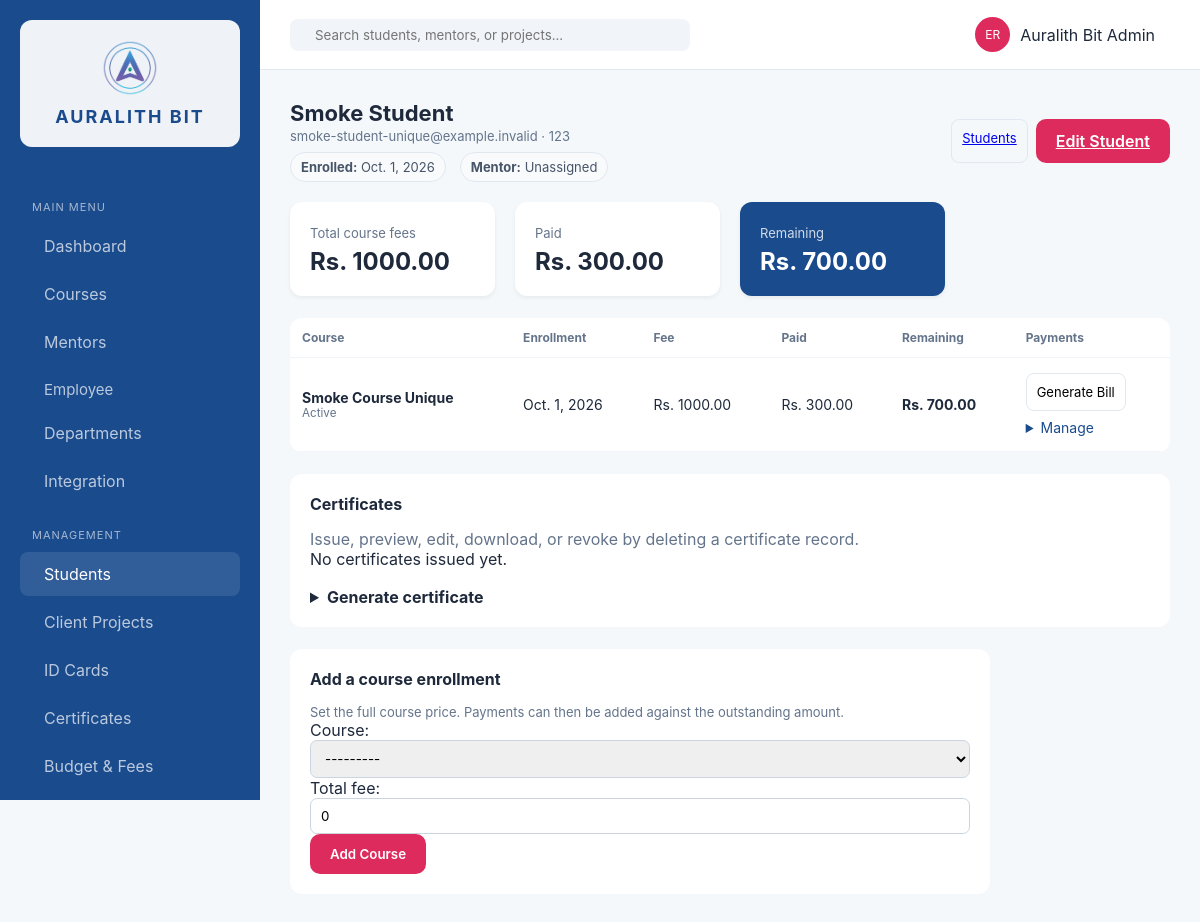
/students/3/ (signed in), run on the app's committed database.
### erp_app/models.py (models this page shows, shortened)
class Student(models.Model):
    user = models.OneToOneField(User, on_delete=models.CASCADE, null=True, blank=True, related_name='student_profile')
    name = models.CharField(max_length=200)
    email = models.EmailField(unique=True)
    phone = models.CharField(max_length=20, blank=True)
    photo = models.ImageField(upload_to='profile_photos/', blank=True, null=True)
    mentor = models.ForeignKey('Mentor', on_delete=models.SET_NULL, null=True, blank=True, related_name='students')
    enrolled_date = models.DateField(default=datetime.date.today, null=True, blank=True)
    is_intern = models.BooleanField(default=False)
    class Meta:
        ordering = ['name']

class CourseEnrollment(models.Model):
    STATUS_CHOICES = [
        ('active', 'Active'),
        ('completed', 'Completed'),
        ('dropped', 'Dropped'),
    ]
    student = models.ForeignKey(Student, on_delete=models.CASCADE, related_name='enrollments')
    course = models.ForeignKey(Course, on_delete=models.CASCADE, related_name='enrollments')
    total_fee = models.DecimalField(max_digits=10, decimal_places=2, default=0)
    enrolled_date = models.DateField(auto_now_add=True)
    status = models.CharField(max_length=20, choices=STATUS_CHOICES, default='active')
    class Meta:
        unique_together = ['student', 'course']

class Course(models.Model):
    STATUS_CHOICES = [
        ('live', 'Live'),
        ('upcoming', 'Upcoming'),
        ('enrollment', 'Enrollment'),
        ('completed', 'Completed'),
    ]
    CATEGORY_CHOICES = [
        ('development', 'Development'),
        ('design', 'UI/UX'),
        ('qa', 'Digital Marketing'),
        ('marketing', 'Graphic Designing'),
    ]
    name = models.CharField(max_length=200)
    mentor = models.ForeignKey(Mentor, on_delete=models.SET_NULL, null=True, blank=True)
    category = models.CharField(max_length=50, choices=CATEGORY_CHOICES, default='development')
    duration_weeks = models.PositiveIntegerField(default=8)
    status = models.CharField(max_length=20, choices=STATUS_CHOICES, default='enrollment')
    description = models.TextField(blank=True)
    syllabus = models.FileField(upload_to='syllabi/', null=True, blank=True)
    students_count = models.PositiveIntegerField(default=0)
    completion_percent = models.PositiveIntegerField(default=0)
    created_at = models.DateTimeField(auto_now_add=True)
    class Meta:
        ordering = ['-created_at']
    def __str__(self):
        return self.name

### erp_app/views.py (the view)
# urls.py: path('students/<int:student_id>/', views.student_detail, name='student_detail'),
@login_required
def student_detail(request, student_id):
    if not _can_manage_company_records(request.user):
        messages.error(request, 'You do not have permission to view student financial records.')
        return redirect('dashboard')
    student = get_object_or_404(Student, pk=student_id)
    enrollments = CourseEnrollment.objects.filter(student=student).select_related('course').prefetch_related('payments')
    total_fees = paid_total = 0
    for enrollment in enrollments:
        enrollment.paid_amount = sum((payment.amount for payment in enrollment.payments.all()), 0)
        enrollment.remaining_amount = max(enrollment.total_fee - enrollment.paid_amount, 0)
        total_fees += enrollment.total_fee
        paid_total += enrollment.paid_amount
    return render(request, 'erp_app/student_detail.html', {
        'student': student, 'enrollments': enrollments, 'total_fees': total_fees,
        'paid_total': paid_total, 'remaining_total': max(total_fees - paid_total, 0),
        'enrollment_form': CourseEnrollmentForm(), 'payment_form': PaymentForm(), 'is_admin': True,
        'id_cards': student.id_cards.all(),
        'certificates': student.certificates.select_related('course').all(),
        'certificate_form': StudentCertificateForm(initial={'location': 'Auralith Bit'}),
        'can_issue_certificates': has_role(request.user, SUPER_ADMIN) or request.user.has_perm('erp_app.can_issue_certificates'),
    })

### erp_app/templates/erp_app/student_detail.html (shortened to what this page needs)
{% extends 'erp_app/base.html' %}
{% block content %}
<header class="top-nav" style="position:static;padding:0 0 20px;border:0;height:auto;background:transparent;">
  <div class="header-info">
    <h1>{{ student.name }}</h1>
    <p>{{ student.email }}{% if student.phone %} · {{ student.phone }}{% endif %}</p>
    <div class="student-meta-row">
      <span><strong>Enrolled:</strong> {% if student.enrolled_date %}{{ student.enrolled_date }}{% else %}Not set{% endif %}</span>
      <span><strong>Mentor:</strong> {% if student.mentor %}{{ student.mentor.name }}{% else %}Unassigned{% endif %}</span>
    </div>
  </div>
  <div style="display:flex;gap:8px;"><a class="btn-outline" href="{% url 'students' %}">Students</a><a class="btn-primary" href="{% url 'student_edit' student.id %}">Edit Student</a></div>
</header>
<div class="stats-grid" style="margin-bottom:22px;">
  <div class="stat-card"><span>Total course fees</span><h3>Rs. {{ total_fees|floatformat:2 }}</h3></div>
  <div class="stat-card"><span>Paid</span><h3>Rs. {{ paid_total|floatformat:2 }}</h3></div>
  <div class="stat-card primary"><span>Remaining</span><h3>Rs. {{ remaining_total|floatformat:2 }}</h3></div>
</div>
<div class="data-card" style="padding:0;overflow-x:auto;margin-bottom:22px;">
  <table><thead><tr><th>Course</th><th>Enrollment</th><th>Fee</th><th>Paid</th><th>Remaining</th><th>Payments</th></tr></thead><tbody>
    {% for enrollment in enrollments %}
    <tr>
      <td><strong>{{ enrollment.course.name }}</strong><small style="display:block;color:#64748B;">{{ enrollment.get_status_display }}</small></td>
      <td>{{ enrollment.enrolled_date }}</td><td>Rs. {{ enrollment.total_fee|floatformat:2 }}</td><td>Rs. {{ enrollment.paid_amount|floatformat:2 }}</td><td><strong>Rs. {{ enrollment.remaining_amount|floatformat:2 }}</strong></td>
      <td>
        <form method="post" action="{% url 'generate_student_bill' student.id enrollment.id %}" style="margin-bottom:8px;">{% csrf_token %}<button class="btn-outline" type="submit">Generate Bill</button></form>
        <details><summary style="cursor:pointer;color:#1A4B8D;">Manage</summary>
        </details>
      </td>
    </tr>
    {% empty %}<tr><td colspan="6" style="padding:24px;text-align:center;">No course enrollments yet.</td></tr>{% endfor %}
  </tbody></table>
</div>
<section class="data-card" style="margin:22px 0;">
  <h3>Certificates</h3><p style="color:#64748B;">Issue, preview, edit, download, or revoke by deleting a certificate record.</p>
  <div style="display:flex;gap:12px;flex-wrap:wrap;">{% for certificate in certificates %}<div style="border:1px solid #CBD5E1;border-radius:10px;padding:14px;min-width:220px;"><strong>{{ certificate.get_certificate_type_display }} · {{ certificate.display_program_title }}</strong><p>{{ certificate.certificate_number }} · {{ certificate.get_status_display }}</p><a class="btn-outline" href="{% url 'preview_certificate' certificate.id %}" target="_blank" rel="noopener">View / Generate</a> <a class="btn-outline" href="{% url 'download_certificate' certificate.id %}">Download</a>{% if can_issue_certificates %}<p><a href="{% url 'student_certificate_edit' student.id certificate.id %}">Edit</a></p><form method="post" action="{% url 'student_certificate_delete' student.id certificate.id %}" onsubmit="return confirm('Delete this certificate?');">{% csrf_token %}<button class="btn-outline" type="submit">Delete</button></form>{% endif %}</div>{% empty %}<p>No certificates issued yet.</p>{% endfor %}</div>
  {% if can_issue_certificates %}<details style="margin-top:18px;"><summary style="cursor:pointer;font-weight:700;">Generate certificate</summary></details>{% endif %}
</section>
<div class="data-card" style="max-width:700px;">
  <h3>Add a course enrollment</h3><p style="color:#64748B;font-size:13px;">Set the full course price. Payments can then be added against the outstanding amount.</p>
  <form method="post" action="{% url 'student_finance_action' student.id %}">{{ enrollment_form.as_p }}<button class="btn-primary" type="submit">Add Course</button></form>
</div>
{% endblock %}

### erp_app/templates/erp_app/base.html (shortened to what this page needs)
<!DOCTYPE html>
{% load static %}
<html lang="en">
<head>
    <link rel="stylesheet" href="{% static 'erp_app/css/style.css' %}">
</head>
<body>
    <div class="app-container">
        <aside class="sidebar">
            <div class="brand">
                <img src="{% static 'erp_app/images/AURALITH_logo.png' %}" alt="Auralith Bit Logo" class="sidebar-logo" width="56" height="56">
                <h2>AURALITH BIT</h2>
            </div>
            <nav>
                <p class="nav-label">Main Menu</p>
                <a href="{% url 'dashboard' %}" {% if request.resolver_match.url_name == 'dashboard' %}class="active"{% endif %}> Dashboard</a>
                {% if is_any_staff or is_student or is_intern %}
                <a href="{% url 'courses' %}" {% if request.resolver_match.url_name == 'courses' %}class="active"{% endif %}> Courses</a>
                {% endif %}
                {% if is_teaching_staff or is_super_admin or is_intern or is_student %}
                <a href="{% url 'mentors' %}" {% if request.resolver_match.url_name == 'mentors' %}class="active"{% endif %}> Mentors</a>
                {% endif %}
                {% if is_any_staff %}
                <div class="dropdown">
                    <button class="dropdown-btn">
                        <span> Employee</span>
                    </button>
                </div>
                {% endif %}
                {% if is_normal_staff or is_super_admin or is_teaching_staff %}
                <a href="{% url 'departments' %}" {% if request.resolver_match.url_name == 'departments' %}class="active"{% endif %}> Departments</a>
                {% endif %}
                {% if is_any_staff %}
                <a href="{% url 'integration' %}" {% if request.resolver_match.url_name == 'integration' %}class="active"{% endif %}> Integration</a>
                {% endif %}
                <p class="nav-label">Management</p>
                {% if is_normal_staff or is_super_admin %}
                <a href="{% url 'students' %}" {% if request.resolver_match.url_name == 'students' or request.resolver_match.url_name == 'student_add' or request.resolver_match.url_name == 'student_detail' or request.resolver_match.url_name == 'student_edit' %}class="active"{% endif %}> Students</a>
                <a href="{% url 'projects' %}" > Client Projects</a>
                {% endif %}
                {% if is_normal_staff or is_super_admin %}
                <a href="{% url 'id_generation' %}" {% if request.resolver_match.url_name == 'id_generation' %}class="active"{% endif %}> ID Cards</a>
                {% endif %}
                {% if is_any_staff or is_student or is_intern %}
                <a href="{% url 'certificates' %}" > Certificates</a>
                {% endif %}
                {% if is_normal_staff or is_super_admin %}
                <a href="{% url 'budget_fees' %}" {% if request.resolver_match.url_name == 'budget_fees' %}class="active"{% endif %}> Budget & Fees</a>
                <a href="{% url 'monthly_expenses' %}" ></a>
                {% endif %}
            </nav>
        </aside>
        <main class="workspace">
            <header class="top-nav">
                <form class="search-box" method="get" action="{% url 'search' %}" autocomplete="off">
                    <input type="text" name="q" id="globalSearch" placeholder="Search students, mentors, or projects..." value="{{ request.GET.q|default_if_none:'' }}" autocomplete="off">
                </form>
                <div class="user-profile" style="position:relative;display:flex;align-items:center;gap:10px;">
                    <div class="avatar">{{ user_initials }}</div>
                    <span>{{ user_display_name|default:request.user.username }}</span>
                </div>
            </header>
            <div class="content">
                {% block content %}{% endblock %}
            </div>
        </main>
    </div>
</body>
</html>

### data on the page
Student: name "Smoke Student", email "smoke-student-unique@example.invalid", phone "123", enrolled_date "Oct. 1, 2026"
CourseEnrollment: course.name "Smoke Course Unique", status "Active", enrolled_date "Oct. 1, 2026", total_fee "1000.00", paid_amount "300.00", remaining_amount "700.00"

### other printed values
{{ user_initials }} "ER"
{{ user_display_name|default:request.user.username }} "Auralith Bit Admin"
{{ total_fees|floatformat:2 }} "1000.00"
{{ paid_total|floatformat:2 }} "300.00"
{{ remaining_total|floatformat:2 }} "700.00"
